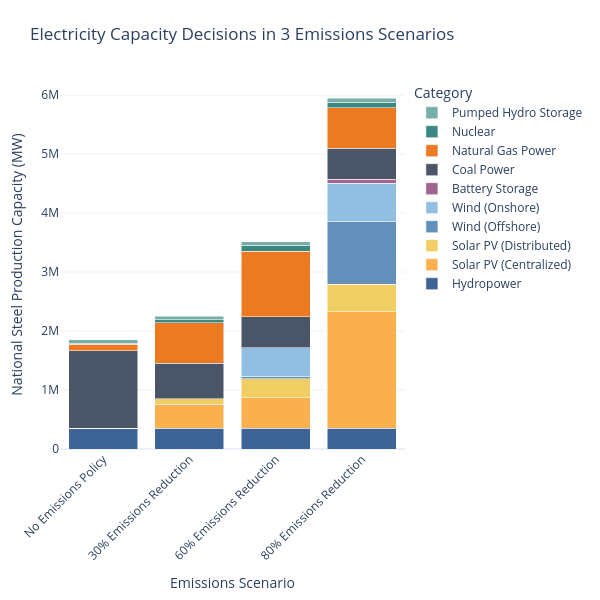

Here is the notebook cell this chart was saved with:
### Code cell
plot_stacked_bar(
    consolidate_capacity(elec_df).T,
    scenario_map=scenario_map,
    name_map=tech_name_map,
    color_map=custom_color_map,
    title_name = "Electricity Capacity Decisions in 3 Emissions Scenarios",
    xaxis_name="Emissions Scenario",
    yaxis_name="National Steel Production Capacity (MW)",
    width=600
)

### Figure 1 — Plotly figure (JSON) as saved in the notebook; plotly's stock layout.template omitted (floating-point values rounded to 4 significant figures)
{"data": [{"hovertemplate": "Category=Hydropower<br>Emissions Scenario=%{x}<br>National Steel Production Capacity (MW)=%{y}<extra></extra>", "legendgroup": "Hydropower", "marker": {"color": "#3e6496", "pattern": {"shape": ""}}, "name": "Hydropower", "orientation": "v", "showlegend": true, "textposition": "auto", "type": "bar", "x": ["No Emissions Policy", "30% Emissions Reduction", "60% Emissions Reduction", "80% Emissions Reduction"], "xaxis": "x", "y": [354200.0, 354200.0, 354200.0, 354200.0], "yaxis": "y"}, {"hovertemplate": "Category=Solar PV (Centralized)<br>Emissions Scenario=%{x}<br>National Steel Production Capacity (MW)=%{y}<extra></extra>", "legendgroup": "Solar PV (Centralized)", "marker": {"color": "#fbb04e", "pattern": {"shape": ""}}, "name": "Solar PV (Centralized)", "orientation": "v", "showlegend": true, "textposition": "auto", "type": "bar", "x": ["No Emissions Policy", "30% Emissions Reduction", "60% Emissions Reduction", "80% Emissions Reduction"], "xaxis": "x", "y": [79.99, 402900.0, 510900.0, 1970000.0], "yaxis": "y"}, {"hovertemplate": "Category=Solar PV (Distributed)<br>Emissions Scenario=%{x}<br>National Steel Production Capacity (MW)=%{y}<extra></extra>", "legendgroup": "Solar PV (Distributed)", "marker": {"color": "#f1ce63", "pattern": {"shape": ""}}, "name": "Solar PV (Distributed)", "orientation": "v", "showlegend": true, "textposition": "auto", "type": "bar", "x": ["No Emissions Policy", "30% Emissions Reduction", "60% Emissions Reduction", "80% Emissions Reduction"], "xaxis": "x", "y": [47.92, 91470.0, 328600.0, 470100.0], "yaxis": "y"}, {"hovertemplate": "Category=Wind (Offshore)<br>Emissions Scenario=%{x}<br>National Steel Production Capacity (MW)=%{y}<extra></extra>", "legendgroup": "Wind (Offshore)", "marker": {"color": "#638fbb", "pattern": {"shape": ""}}, "name": "Wind (Offshore)", "orientation": "v", "showlegend": true, "textposition": "auto", "type": "bar", "x": ["No Emissions Policy", "30% Emissions Reduction", "60% Emissions Reduction", "80% Emissions Reduction"], "xaxis": "x", "y": [6.872, 7.173, 37690.0, 1069000.0], "yaxis": "y"}, {"hovertemplate": "Category=Wind (Onshore)<br>Emissions Scenario=%{x}<br>National Steel Production Capacity (MW)=%{y}<extra></extra>", "legendgroup": "Wind (Onshore)", "marker": {"color": "#90bfe2", "pattern": {"shape": ""}}, "name": "Wind (Onshore)", "orientation": "v", "showlegend": true, "textposition": "auto", "type": "bar", "x": ["No Emissions Policy", "30% Emissions Reduction", "60% Emissions Reduction", "80% Emissions Reduction"], "xaxis": "x", "y": [58.81, 146.4, 483000.0, 637400.0], "yaxis": "y"}, {"hovertemplate": "Category=Battery Storage<br>Emissions Scenario=%{x}<br>National Steel Production Capacity (MW)=%{y}<extra></extra>", "legendgroup": "Battery Storage", "marker": {"color": "#9f6490", "pattern": {"shape": ""}}, "name": "Battery Storage", "orientation": "v", "showlegend": true, "textposition": "auto", "type": "bar", "x": ["No Emissions Policy", "30% Emissions Reduction", "60% Emissions Reduction", "80% Emissions Reduction"], "xaxis": "x", "y": [110.0, 84.58, 262.0, 73560.0], "yaxis": "y"}, {"hovertemplate": "Category=Coal Power<br>Emissions Scenario=%{x}<br>National Steel Production Capacity (MW)=%{y}<extra></extra>", "legendgroup": "Coal Power", "marker": {"color": "#4a5568", "pattern": {"shape": ""}}, "name": "Coal Power", "orientation": "v", "showlegend": true, "textposition": "auto", "type": "bar", "x": ["No Emissions Policy", "30% Emissions Reduction", "60% Emissions Reduction", "80% Emissions Reduction"], "xaxis": "x", "y": [1308000.0, 603800.0, 524500.0, 524900.0], "yaxis": "y"}, {"hovertemplate": "Category=Natural Gas Power<br>Emissions Scenario=%{x}<br>National Steel Production Capacity (MW)=%{y}<extra></extra>", "legendgroup": "Natural Gas Power", "marker": {"color": "#eb7a23", "pattern": {"shape": ""}}, "name": "Natural Gas Power", "orientation": "v", "showlegend": true, "textposition": "auto", "type": "bar", "x": ["No Emissions Policy", "30% Emissions Reduction", "60% Emissions Reduction", "80% Emissions Reduction"], "xaxis": "x", "y": [111300.0, 690100.0, 1115000.0, 682400.0], "yaxis": "y"}, {"hovertemplate": "Category=Nuclear<br>Emissions Scenario=%{x}<br>National Steel Production Capacity (MW)=%{y}<extra></extra>", "legendgroup": "Nuclear", "marker": {"color": "#3c8782", "pattern": {"shape": ""}}, "name": "Nuclear", "orientation": "v", "showlegend": true, "textposition": "auto", "type": "bar", "x": ["No Emissions Policy", "30% Emissions Reduction", "60% Emissions Reduction", "80% Emissions Reduction"], "xaxis": "x", "y": [19980.0, 49940.0, 100000.0, 100000.0], "yaxis": "y"}, {"hovertemplate": "Category=Pumped Hydro Storage<br>Emissions Scenario=%{x}<br>National Steel Production Capacity (MW)=%{y}<extra></extra>", "legendgroup": "Pumped Hydro Storage", "marker": {"color": "#75afa7", "pattern": {"shape": ""}}, "name": "Pumped Hydro Storage", "orientation": "v", "showlegend": true, "textposition": "auto", "type": "bar", "x": ["No Emissions Policy", "30% Emissions Reduction", "60% Emissions Reduction", "80% Emissions Reduction"], "xaxis": "x", "y": [60460.0, 60460.0, 60460.0, 60460.0], "yaxis": "y"}], "layout": {"barmode": "stack", "height": 600, "legend": {"title": {"text": "Category"}, "tracegroupgap": 0, "traceorder": "reversed"}, "margin": {"b": 80, "l": 60, "r": 60, "t": 80}, "title": {"text": "Electricity Capacity Decisions in 3 Emissions Scenarios"}, "width": 600, "xaxis": {"anchor": "y", "domain": [0, 1], "tickangle": -45, "title": {"text": "Emissions Scenario"}}, "yaxis": {"anchor": "x", "domain": [0, 1], "title": {"text": "National Steel Production Capacity (MW)"}}}}
